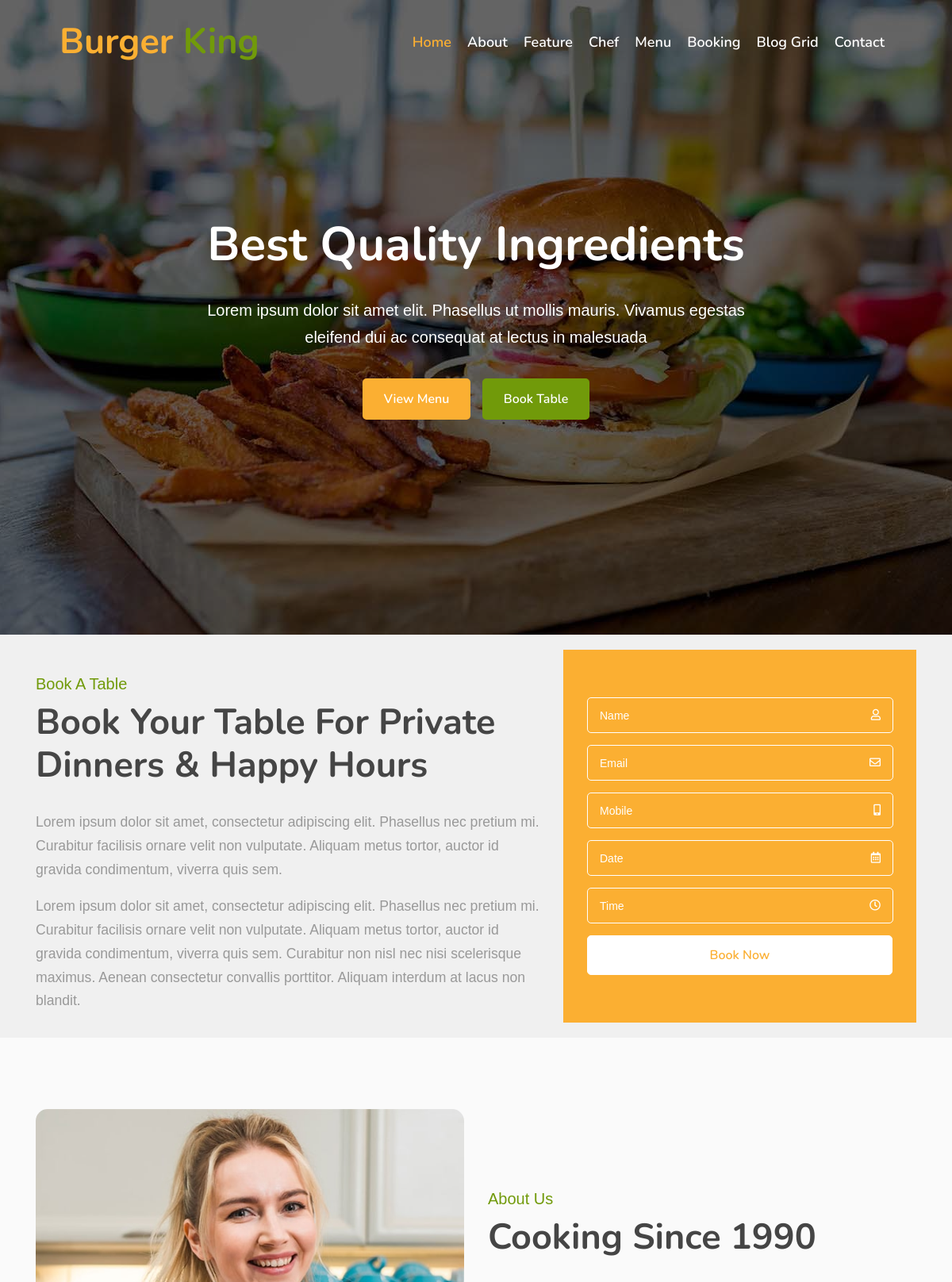
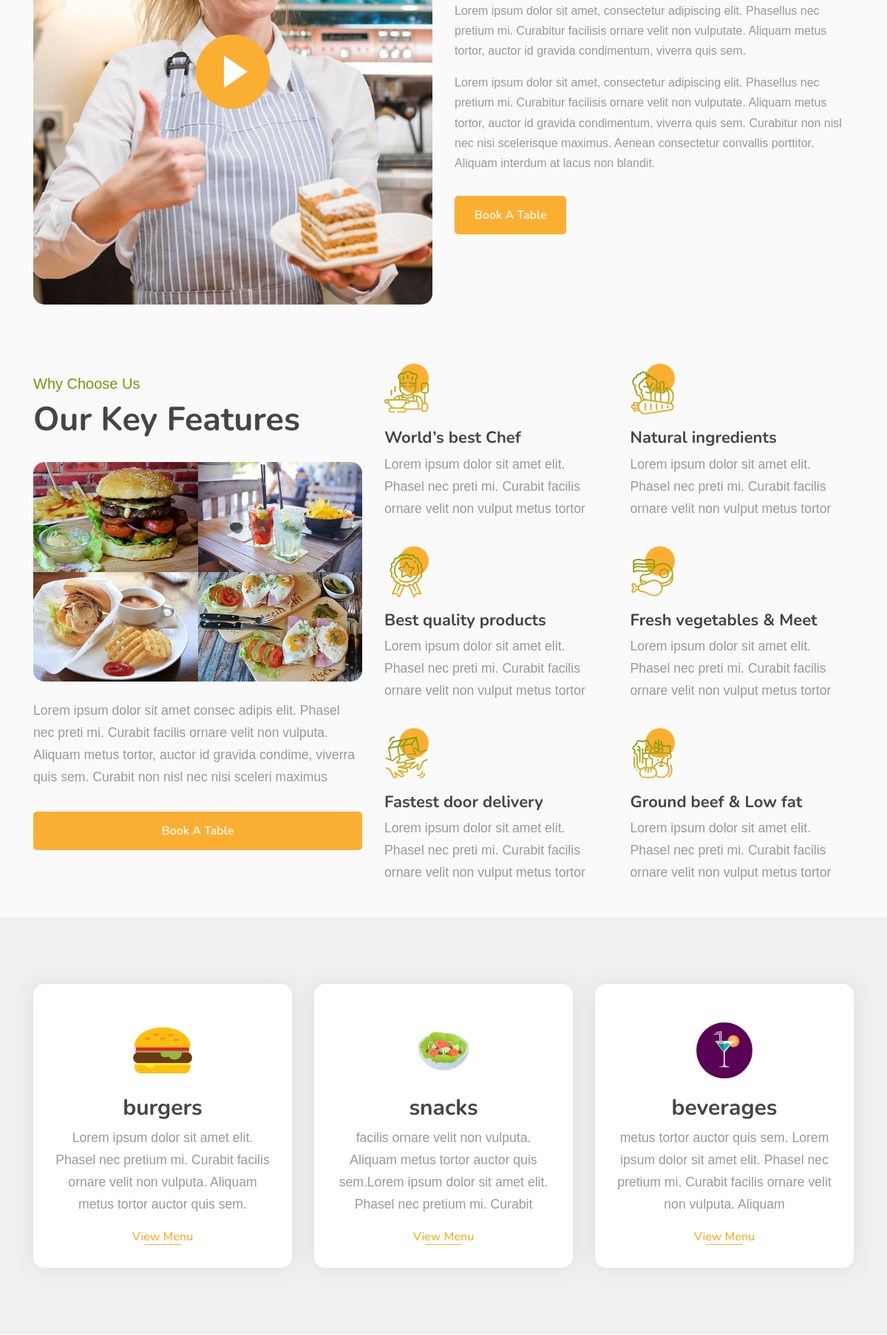
The page / (upper part) on the database its author committed (2 pictures, top to bottom).
### tables this page shows
CREATE TABLE `header_list` (
  `id` int(16) NOT NULL,
  `parent_id` int(16) NOT NULL,
  `name` varchar(128) NOT NULL,
  `link` varchar(128) NOT NULL
);

CREATE TABLE `home` (
  `id` int(16) NOT NULL,
  `title` varchar(256) NOT NULL,
  `subtitle` text NOT NULL,
  `img` varchar(128) NOT NULL
);

CREATE TABLE `food_categories` (
  `id` int(16) NOT NULL,
  `name` varchar(128) NOT NULL,
  `info` text NOT NULL,
  `img` varchar(128) NOT NULL
);

### index.php (the view, shortened to what this page needs)
<!DOCTYPE html>
<html lang="en">
<head>
    <link href="https://stackpath.bootstrapcdn.com/bootstrap/4.4.1/css/bootstrap.min.css" rel="stylesheet">
    <link href="https://cdnjs.cloudflare.com/ajax/libs/font-awesome/5.10.0/css/all.min.css" rel="stylesheet">
    <link href="lib/animate/animate.min.css" rel="stylesheet">
    <link href="lib/owlcarousel/assets/owl.carousel.min.css" rel="stylesheet">
    <link href="lib/flaticon/font/flaticon.css" rel="stylesheet">
    <link href="lib/tempusdominus/css/tempusdominus-bootstrap-4.min.css" rel="stylesheet" />
    <link href="css/style.css" rel="stylesheet">
</head>
<body>
    <?php
    require_once "./php/db.php";
    $headerArr = ["active", "", "", "", "", "", "", ""];
    require_once "./components/header.php";
    $query = "SELECT * FROM home";
    $result = mysqli_query($mysqli, $query);
    ?>
    <div class="carousel">
        <div class="container-fluid">
            <div class="owl-carousel">
                <?php
                while($row = mysqli_fetch_assoc($result)){
                ?>
                    <div class="carousel-item">
                        <div class="carousel-img">
                            <img src="img/home/<?php echo $row['img']; ?>" alt="<?php echo $row['img']; ?>">
                        </div>
                        <div class="carousel-text">
                            <h1><?php echo $row['title']; ?></h1>
                            <p><?php echo $row['subtitle']; ?></p>
                            <div class="carousel-btn">
                                <a class="btn custom-btn" href="menu.php">View Menu</a>
                                <a class="btn custom-btn" href="booking.php">Book Table</a>
                            </div>
                        </div>
                    </div>
                <?php } ?>
            </div>
        </div>
        <div class="booking">
            <div class="container">
                <div class="row align-items-center">
                    <div class="col-lg-7">
                        <div class="booking-content">
                            <div class="section-header">
                                <p>Book A Table</p>
                                <h2>Book Your Table For Private Dinners & Happy Hours</h2>
                            </div>
                            <div class="about-text">
                                <p>
                                    Lorem ipsum dolor sit amet, consectetur adipiscing elit. Phasellus nec pretium mi. Curabitur facilisis ornare velit non vulputate. Aliquam metus tortor, auctor id gravida condimentum, viverra quis sem.
                                </p>
                                <p>
                                    Lorem ipsum dolor sit amet, consectetur adipiscing elit. Phasellus nec pretium mi. Curabitur facilisis ornare velit non vulputate. Aliquam metus tortor, auctor id gravida condimentum, viverra quis sem. Curabitur non nisl nec nisi scelerisque maximus. Aenean consectetur convallis porttitor. Aliquam interdum at lacus non blandit.
                                </p>
                            </div>
                        </div>
                    </div>
                    <div class="col-lg-5">
                        <div class="booking-form">
                            <form action="./php/booking.php" method="POST">
                                <div class="control-group">
                                    <div class="input-group">
                                        <input type="text" class="form-control" name="name" placeholder="Name" required="required" />
                                        <div class="input-group-append">
                                            <div class="input-group-text"><i class="far fa-user"></i></div>
                                        </div>
                                    </div>
                                </div>
                                <div class="control-group">
                                    <div class="input-group">
                                        <input type="email" class="form-control" name="email" placeholder="Email" required="required" />
                                        <div class="input-group-append">
                                            <div class="input-group-text"><i class="far fa-envelope"></i></div>
                                        </div>
                                    </div>
                                </div>
                                <div class="control-group">
                                    <div class="input-group">
                                        <input type="text" class="form-control" name="mobile" placeholder="Mobile" required="required" />
                                        <div class="input-group-append">
                                            <div class="input-group-text"><i class="fa fa-mobile-alt"></i></div>
                                        </div>
                                    </div>
                                </div>
                                <div class="control-group">
                                    <div class="input-group date" id="date" data-target-input="nearest">
                                        <input type="text" class="form-control datetimepicker-input" name="date" placeholder="Date" data-target="#date" data-toggle="datetimepicker" required="required" />
                                        <div class="input-group-append" data-target="#date" data-toggle="datetimepicker">
                                            <div class="input-group-text"><i class="far fa-calendar-alt"></i></div>
                                        </div>
                                    </div>
                                </div>
                                <div class="control-group">
                                    <div class="input-group time" id="time" data-target-input="nearest">
                                        <input type="text" class="form-control datetimepicker-input" name="time" placeholder="Time" data-target="#time" data-toggle="datetimepicker" required="required" />
                                        <div class="input-group-append" data-target="#time" data-toggle="datetimepicker">
                                            <div class="input-group-text"><i class="far fa-clock"></i></div>
                                        </div>
                                    </div>
                                </div>
                                <div>
                                    <button class="btn custom-btn" type="submit">Book Now</button>
                                </div>
                            </form>
                        </div>
                    </div>
                </div>
            </div>
        </div>
        <div class="about">
            <div class="container">
                <div class="row align-items-center">
                    <div class="col-lg-6">
                        <div class="about-img">
                            <button type="button" class="btn-play" data-toggle="modal" data-src="https://www.youtube.com/embed/DWRcNpR6Kdc" data-target="#videoModal">
                                <span></span>
                            </button>
                        </div>
                    </div>
                    <div class="col-lg-6">
                        <div class="about-content">
                            <div class="section-header">
                                <p>About Us</p>
                                <h2>Cooking Since 1990</h2>
                            </div>
                            <div class="about-text">
                                <p>
                                    Lorem ipsum dolor sit amet, consectetur adipiscing elit. Phasellus nec pretium mi. Curabitur facilisis ornare velit non vulputate. Aliquam metus tortor, auctor id gravida condimentum, viverra quis sem.
                                </p>
                                <p>
                                    Lorem ipsum dolor sit amet, consectetur adipiscing elit. Phasellus nec pretium mi. Curabitur facilisis ornare velit non vulputate. Aliquam metus tortor, auctor id gravida condimentum, viverra quis sem. Curabitur non nisl nec nisi scelerisque maximus. Aenean consectetur convallis porttitor. Aliquam interdum at lacus non blandit.
                                </p>
                                <a class="btn custom-btn" href="">Book A Table</a>
                            </div>
                        </div>
                    </div>
                </div>
            </div>
        </div>
        <div class="feature">
            <div class="container">
                <div class="row">
                    <div class="col-lg-5">
                        <div class="section-header">
                            <p>Why Choose Us</p>
                            <h2>Our Key Features</h2>
                        </div>
                        <div class="feature-text">
                            <div class="feature-img">
                                <div class="row">
                                    <div class="col-6">
                                        <img src="img/feature-1.jpg" alt="Image">
                                    </div>
                                    <div class="col-6">
                                        <img src="img/feature-2.jpg" alt="Image">
                                    </div>
                                    <div class="col-6">
                                        <img src="img/feature-3.jpg" alt="Image">
                                    </div>
                                    <div class="col-6">
                                        <img src="img/feature-4.jpg" alt="Image">
                                    </div>
                                </div>
                            </div>
                            <p>
                                Lorem ipsum dolor sit amet consec adipis elit. Phasel nec preti mi. Curabit facilis ornare velit non vulputa. Aliquam metus tortor, auctor id gravida condime, viverra quis sem. Curabit non nisl nec nisi sceleri maximus
                            </p>
                            <a class="btn custom-btn" href="">Book A Table</a>
                        </div>
                    </div>
                    <div class="col-lg-7">
                        <div class="row">
                            <div class="col-sm-6">
                                <div class="feature-item">
                                    <i class="flaticon-cooking"></i>
                                    <h3>World’s best Chef</h3>
                                    <p>
                                        Lorem ipsum dolor sit amet elit. Phasel nec preti mi. Curabit facilis ornare velit non vulput metus tortor
                                    </p>
                                </div>
                            </div>
                            <div class="col-sm-6">
                                <div class="feature-item">
                                    <i class="flaticon-vegetable"></i>
                                    <h3>Natural ingredients</h3>
                                    <p>
                                        Lorem ipsum dolor sit amet elit. Phasel nec preti mi. Curabit facilis ornare velit non vulput metus tortor
                                    </p>
                                </div>
                            </div>
                        </div>
                        <div class="row">
                            <div class="col-sm-6">
                                <div class="feature-item">
                                    <i class="flaticon-medal"></i>
                                    <h3>Best quality products</h3>
                                    <p>
                                        Lorem ipsum dolor sit amet elit. Phasel nec preti mi. Curabit facilis ornare velit non vulput metus tortor
                                    </p>
                                </div>
                            </div>
                            <div class="col-sm-6">
                                <div class="feature-item">
                                    <i class="flaticon-meat"></i>
                                    <h3>Fresh vegetables & Meet</h3>
                                    <p>
                                        Lorem ipsum dolor sit amet elit. Phasel nec preti mi. Curabit facilis ornare velit non vulput metus tortor
                                    </p>
                                </div>
                            </div>
                        </div>
                        <div class="row">
                            <div class="col-sm-6">
                                <div class="feature-item">
                                    <i class="flaticon-courier"></i>
                                    <h3>Fastest door delivery</h3>
                                    <p>
                                        Lorem ipsum dolor sit amet elit. Phasel nec preti mi. Curabit facilis ornare velit non vulput metus tortor
                                    </p>
                                </div>
                            </div>
                            <div class="col-sm-6">
                                <div class="feature-item">
                                    <i class="flaticon-fruits-and-vegetables"></i>
                                    <h3>Ground beef & Low fat</h3>
                                    <p>
                                        Lorem ipsum dolor sit amet elit. Phasel nec preti mi. Curabit facilis ornare velit non vulput metus tortor
                                    </p>
                                </div>
                            </div>
                        </div>
                    </div>
                </div>
            </div>
        </div>
        <div class="food mt-0">
            <div class="container">
                <div class="row align-items-center">
                    <?php
                    $query = "SELECT * FROM food_categories";
                    $result = mysqli_query($mysqli, $query);
                    while ($row = mysqli_fetch_assoc($result)) {
                    ?>
                        <div class="col-md-4">
                            <div class="food-item">
                                <div class="food-item_img">
                                    <img src="./img/foods/<?php echo $row['img']; ?>" alt="<?php echo $row['name']; ?>">
                                </div>
                                <h2><?php echo $row['name']; ?></h2>
                                <p><?php echo $row['info']; ?></p>
                                <a href="./menu.php#menu">View Menu</a>
                            </div>
                        </div>
                    <?php } ?>
                </div>
            </div>
        </div>
</body>
</html>

### components/header.php (shortened to what this page needs)
<?php
require_once "php/db.php";
$query = "SELECT * FROM header_list";
$result = mysqli_query($mysqli, $query);
?>
<div class='navbar navbar-expand-lg bg-light navbar-light'>
    <div class='container-fluid'>
        <a href='index.php' class='navbar-brand'>Burger <span>King</span></a>
        <div class='collapse navbar-collapse justify-content-between' id='navbarCollapse'>
            <div class='navbar-nav ml-auto'>
                <?php $i = 0; while ($row = mysqli_fetch_assoc($result)) { ?>
                    <a href="<?php echo $row['link'] ?>" class='nav-item nav-link <?php echo $headerArr[$i]; ?>'><?php echo $row['name'] ?></a>
                <?php $i++; } ?>
            </div>
        </div>
    </div>
</div>

### rows shown on the page
header_list: name "Home"
header_list: name "About"
header_list: name "Feature"
header_list: name "Chef"
header_list: name "Menu"
header_list: name "Booking"
header_list: name "Blog Grid"
header_list: name "Contact"
home: img (picture), title "Best Quality Ingredients", subtitle "Lorem ipsum dolor sit amet elit. Phasellus ut mollis mauris. Vivamus egestas eleifend dui ac consequat at lectus in malesuada"
food_categories: img (picture), name "burgers", info "Lorem ipsum dolor sit amet elit. Phasel nec pretium mi. Curabit facilis ornare velit non vulputa. Aliquam metus tortor auctor quis sem."
food_categories: img (picture), name "snacks", info "facilis ornare velit non vulputa. Aliquam metus tortor auctor quis sem.Lorem ipsum dolor sit amet elit. Phasel nec pretium mi. Curabit"
food_categories: img (picture), name "beverages", info "metus tortor auctor quis sem. Lorem ipsum dolor sit amet elit. Phasel nec pretium mi. Curabit facilis ornare velit non vulputa. Aliquam"
